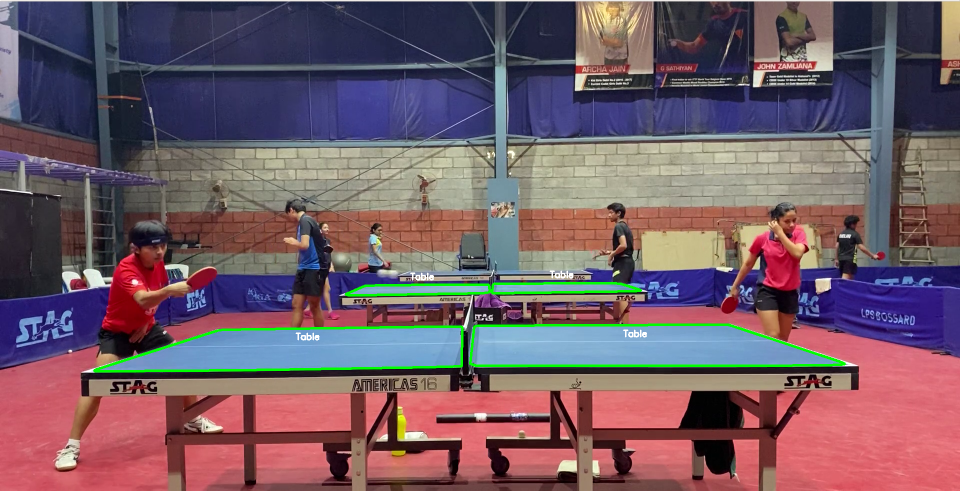
#> input picture tt_table.png, 1920 x 981 px, given in place of set2-1.MOV, which was not available (shown at 1/2 size)
$ python table.py
#> lines starting #> are read from the running program, lines starting #| are printed output that depends on the picture; after the words box and inside, x2 and y2 are one past the last pixel; in counts of white or black regions, pixels touching at a corner belong together; pictures that were not available may be replaced by others from this repository, and a replacement may not be noted
import cv2
import numpy as np

cap = cv2.VideoCapture("set2-1.MOV")

while True:
    _, frame = cap.read()
#> frame is the input picture: shape (981, 1920, 3); mean B, G, R 101.3, 91.5, 114.5
    blurred_frame = cv2.GaussianBlur(frame, (5, 5), 0)
    hsv = cv2.cvtColor(frame, cv2.COLOR_BGR2HSV)
#> hsv: shape (981, 1920, 3); mean H, S, V 95.2, 107.4, 136.5

    # Color Range for table
    lower_blue = np.array([94, 51, 170])
    upper_blue = np.array([140, 255, 255])

    mask = cv2.inRange(hsv, lower_blue, upper_blue)
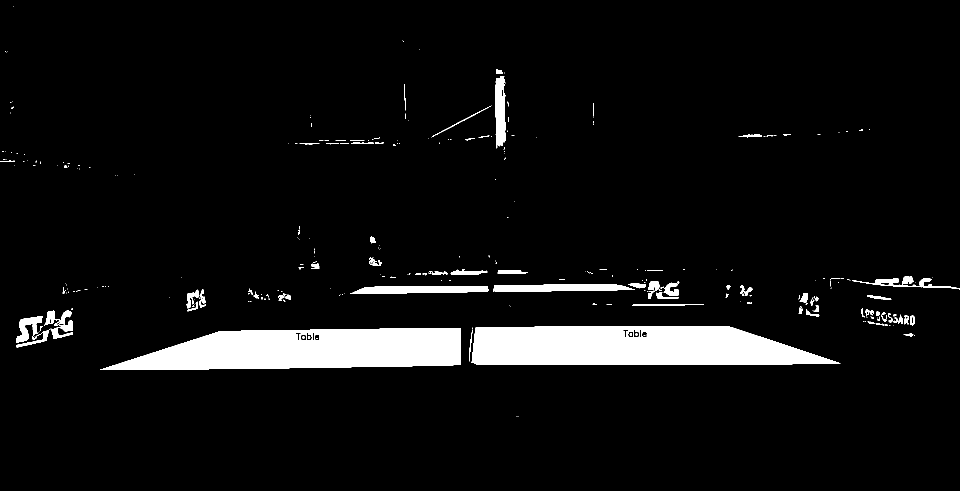
#> mask: shape (981, 1920) (shown at 1/2 size); 6.1% white; 327 white regions (245 under 20 px)
    res = cv2.bitwise_and(frame, frame, mask=mask)
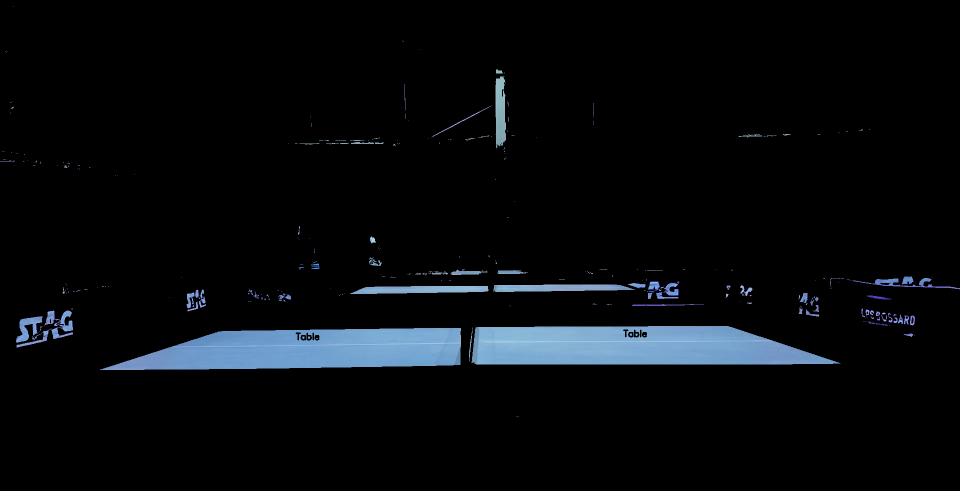
#> res: shape (981, 1920, 3) (shown at 1/2 size); mean B, G, R 12.5, 9.9, 7.4

    contours, _ = cv2.findContours(mask, cv2.RETR_TREE, cv2.CHAIN_APPROX_NONE)
#> contours = 363 contours, 290 with area under 20; largest, box (x1, y1, x2, y2) and area: (943, 652, 1681, 729) 46801, (200, 656, 922, 740) 45092, (700, 572, 977, 588) 3224, (987, 569, 1270, 584) 3123, (991, 153, 1012, 297) 2295
    cordinates = list()
    for c in contours:
        c = cv2.convexHull(c)
        area = cv2.contourArea(c)

        perimeter = cv2.arcLength(c, True)
        epsilon = 0.01 * cv2.arcLength(c, True)
        approx = cv2.approxPolyDP(c, epsilon, True)
        if len(approx) == 4:
            if area > (frame.shape[1] * frame.shape[0]) / 440:
                M = cv2.moments(c)
                cX = int(M["m10"] / M["m00"])
                cY = int(M["m01"] / M["m00"])

                # draw the contour and center of the shape on the image
                cv2.drawContours(frame, [c], -1, (0, 255, 0), 3)
                cv2.putText(frame, "Table", (cX - 20, cY - 20),
                            cv2.FONT_HERSHEY_SIMPLEX, 0.6, (255, 255, 255), 2)

                for p in approx.tolist():
                    cordinates.append((p[0][0], p[0][1]))
#> this loop made 363 passes
#> (area, perimeter, epsilon, approx, cX, cY) on passes 7, 17: (45735, 1526.2, 15.26, [[921, 656], [920, 729], [200, 739], [443, 662]], 614, 699), (47146, 1549.2, 15.49, [[1680, 726], [943, 723], [953, 654], [1456, 652]], 1263, 692)
#> (area, perimeter, epsilon) on passes 4, 8, 10, 12, 13, 15: (69, 41.68, 0.417), (111.5, 38.44, 0.384), (125.5, 40.95, 0.409), (60, 37.31, 0.373), (153, 47.55, 0.476), (128, 46.52, 0.465)
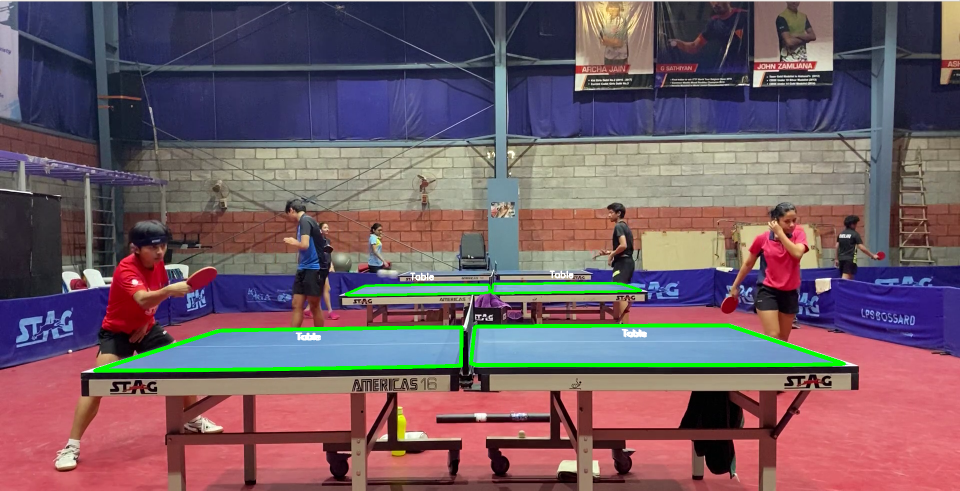
#> frame: shape (981, 1920, 3) (shown at 1/2 size); 0.46% of pixels changed, all inside (x1, y1, x2, y2) = (200, 652, 1681, 740)
#> after the loop, cordinates = [(921, 656), (920, 729), (200, 739), (443, 662), (1680, 726), (943, 723), (953, 654), (1456, 652)]

    cv2.imshow("Frame", frame)
    cv2.imshow("Mask", mask)
    cv2.waitKey(1)

    # Press Q on keyboard to  exit
    if cv2.waitKey(25) & 0xFF == ord('q'):
#> (key q is pressed here)
        break

cap.release()
cv2.destroyAllWindows()
